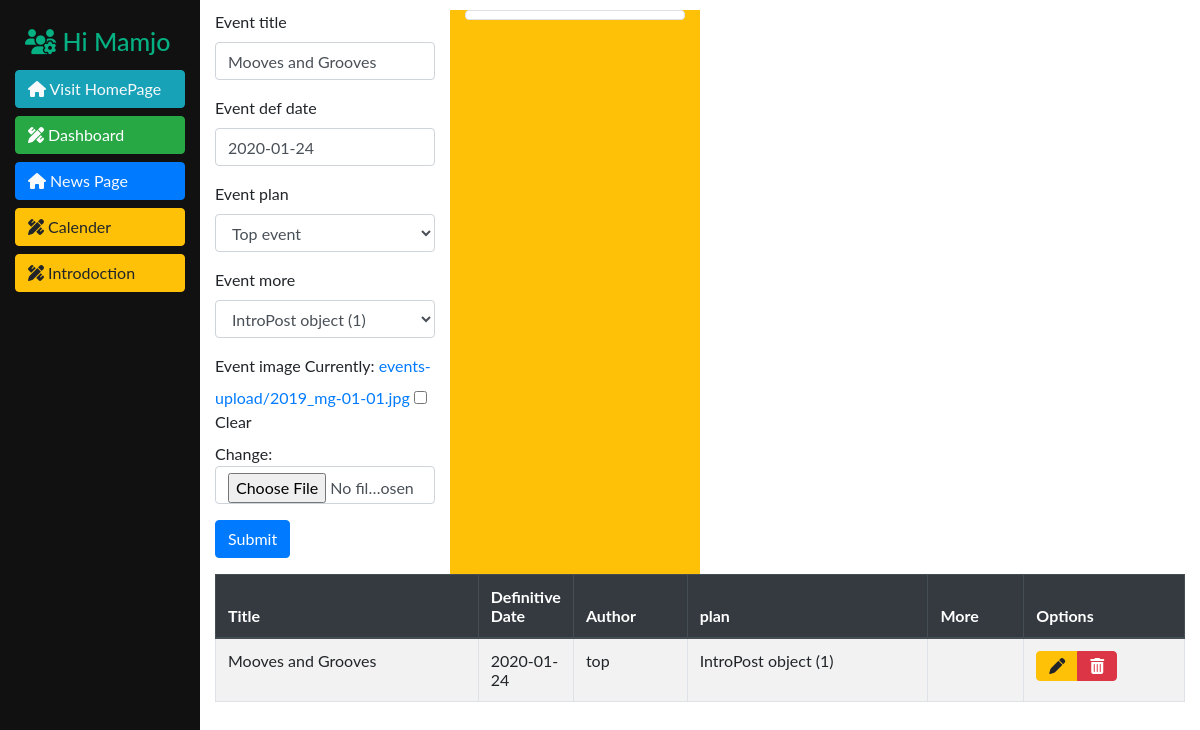
Screenshot of /panel/calender/1/edit/ (signed in) with the database file from the repository.
### accounts/models.py (models this page shows)
class CustomUser(AbstractUser):
    Birth_date = models.DateField(null=True)
    def __str__(self):
        return self.username

### management/models.py (models this page shows)
class Events(models.Model):
    STATUS = (
        ('top', 'Top event'),
        ('once', 'One casual event'),
        ('weekly', 'Once per week'),
        ('monthly', 'Oce per month'),
        ('pre', 'Pre planning'),
    )
    event_title = models.CharField(max_length=50, null=False)
    event_def_date = models.DateField(null=True)
    event_plan = models.CharField(max_length=10, choices=STATUS, default='pre')
    event_more = models.ForeignKey('IntroPost', on_delete=models.CASCADE, null=True, blank=True)
    event_image = models.ImageField(upload_to='events-upload/', null=True, blank=True)

class IntroPost(models.Model):
    post_title = models.CharField(max_length=200, null=False)
    post_header = models.TextField(max_length=250, null=True, blank=True)
    post_body = RichTextUploadingField(null=True)
    post_images = models.ImageField(upload_to=path_and_rename, null=True, blank=True)
    post_author = models.ForeignKey(
        user,
        on_delete=models.CASCADE,
        limit_choices_to={'is_staff': True},
        null=True,
        default=user,
    )
    post_sponsor = models.ForeignKey('homepage.Sponsor', on_delete=models.CASCADE, default=1)
    post_type = models.ForeignKey('homepage.IntroType', on_delete=models.CASCADE, default=1)

### management/views.py (the view, shortened to what this page needs)
# urls.py: url(r'^calender/(?P<pk>\d+)/edit/$', views.save_event, name='event_edit'),
def save_event(request, pk=0):
    print(pk, request.method)
    if request.method == 'GET':
        if pk == 0:
            form = AddEvent()
        else:
            obj = get_object_or_404(Events, pk=pk)
            form = AddEvent(request.POST or None, request.FILES or None, instance=obj)
        template = 'manager/calender.html'
        event_list = Events.objects.all()
        context = {
            'eventform': form,
            'events': event_list
        }
        return render(request, template, context)

### management/forms.py
class AddEvent(ModelForm):
    class Meta:
        model = Events
        fields = ('event_title', 'event_def_date', 'event_plan', 'event_more', 'event_image')

### templates/manager/calender.html (shortened to what this page needs)
{% extends 'manager/panel.html' %}
{% load widget_tweaks %}
{% load static %}
{% block adminmainpanel %}
    <div class="col">
        <table class="table table-striped table-bordered table-hover" id="post-table" style="width:100%">
            <thead class="thead-dark">
            <tr>
                <th>Title</th>
                <th width="40px">Definitive Date</th>
                <th>Author</th>
                <th>plan</th>
                <th>More</th>
                <th>Options</th>
            </tr>
            </thead>
            <tbody>
            {% for object in events %}
                <tr>
                    <td>{{ object.event_title }}</td>
                    <td>{{ object.event_def_date|date:'Y-m-d' }}</td>
                    <td>{{ object.event_plan }}</td>
                    <td>{{ object.event_more }}</td>
                    <td>{{ object.post_category }}</td>
                    <td>
                        <div class="btn-group">
                            <button type="button"
                                    class="btn btn-warning btn-block"
                                    onclick="window.location.href = '{% url 'event_edit' object.id %}';"
                            >
                                <a>
                                    <i class="fas fa-pen"></i>
                                </a>
                            </button>
                            <button type="button"
                                    class="btn btn-danger open-modal"
                                    id="OpenDeleteModal"
                                    onclick="window.location.href = '{% url 'event_delete' object.id %}';"
                                    data-toggle="modal" data-target="#confirmDeleteModal"
                                    data-whatever="{{ object.post_title }}"
                                    data-formurl="{% url 'event_delete' object.id %}"
                            >
                                <i class="fas fa-trash-alt"></i>
                            </button>
                        </div>
                    </td>
                </tr>
            {% empty %}
                <tr>
                    <td colspan="7" class="text-center bg-warning">No book</td>
                </tr>
            {% endfor %}
            </tbody>
        </table>
    </div>
{% endblock %}
{% block adminsidepanel %}
    <div class="col-lg-3 col-md-6">
        <form action="" method="POST" enctype="multipart/form-data">
            {% for field in eventform %}
                <div class="form-group{% if field.errors %} has-error{% endif %}">
                    <label for="{{ field.id_for_label }}">{{ field.label }}</label>
                    {% render_field field class="form-control" %}
                </div>
            {% endfor %}
            <input class="btn btn-primary" type="submit" value="Submit">
        </form>
    </div>
    <div class="col-lg-3 col-md-6 w-100 bg-warning">
        <img id="img_id" class="img-thumbnail" style="   width: 100%;
    object-fit: cover;
    height: auto">
    </div>
{% endblock %}

### templates/manager/panel.html (shortened to what this page needs)
<html>
<head>
    {% load static %}
    {% load mathfilters %}
    <link rel="stylesheet" href="https://maxcdn.bootstrapcdn.com/bootstrap/4.4.1/css/bootstrap.min.css">
    <link rel="stylesheet" href="{% static 'css/master.css' %}?version=60" type="text/css">
    <link rel="stylesheet" type="text/css"
          href="https://cdn.datatables.net/v/bs4/jszip-2.5.0/dt-1.10.20/af-2.3.4/b-1.6.1/b-colvis-1.6.1/b-flash-1.6.1/b-html5-1.6.1/cr-1.5.2/fc-3.3.0/fh-3.1.6/kt-2.5.1/r-2.2.3/rg-1.1.1/rr-1.2.6/sc-2.0.1/sp-1.0.1/sl-1.3.1/datatables.min.css"/>
</head>
<body>
{% if user.is_staff %}
    <div class="sidenav">
        <h1>
            <i class="fas fa-users-cog"></i> Hi {{ user| capfirst }}
        </h1>
        <div class="col  ">
            <button class="btn btn-info btn-block text-light  text-left"
                    onclick="window.location.href = '{% url 'home-blog' %}';">
                <span><i class="fas fa-home"></i> </span>
                Visit HomePage
            </button>
            <button type="button" class="btn btn-success  btn-block  text-left"
                    onclick="window.location.href = '{% url 'dashboard' %}';"
            ><i class="fas fa-pencil-ruler"></i> Dashboard
            </button>
            <button class="btn btn-primary btn-block text-light  text-left"
                    onclick="window.location.href = '{% url 'news_list' %}';">
                <i class="fas fa-home"></i> News Page
            </button>
            <button type="button" class="btn btn-warning  btn-block  text-left"
                    onclick="window.location.href = '{% url 'calender_page' %}';"
            ><i class="fas fa-pencil-ruler"></i> Calender
            </button>
            <button type="button" class="btn btn-warning  btn-block  text-left"
                    onclick="window.location.href = '{% url 'intro_page' %}';"
            ><i class="fas fa-pencil-ruler"></i> Introdoction
            </button>
        </div>
    </div>
    <div class="main">
        <div class="container-fluid">
            <div class="row">
                {% block adminsidepanel %}
                {% endblock %}
                {% block adminmainpanel %}
                {% endblock %}
            </div>
        </div>
    </div>
{% endif %}
</body>
</body>
<link rel="stylesheet"
      href="https://cdnjs.cloudflare.com/ajax/libs/jquery-datetimepicker/2.5.20/jquery.datetimepicker.min.css"
/>
</html>

### templates/manager/panel.html (style rules this page uses)
body { font-family: "Lato", sans-serif; }
.sidenav { height: 100%; width: 200px; position: fixed; z-index: 1; top: 0; left: 0; background-color: #111; overflow-x: hidden; padding-top: 20px; }
.sidenav h1 { padding: 6px 6px 6px 25px; text-decoration: none; font-size: 25px; color: #05B183; display: block; }
.main { margin-left: 200px; margin-top: 10px; }

### rows the page displays
CustomUser: username "Mamjo"
Events: event_title "Mooves and Grooves" "2020-01-24" "Top event" "IntroPost object (1)", event_title "Mooves and Grooves", event_def_date "2020-01-24", event_plan "top", event_more "IntroPost object (1)"

### other values shown
{{ field.label }} "Event title" "Event def date" "Event plan" "Event more" "Event image"
